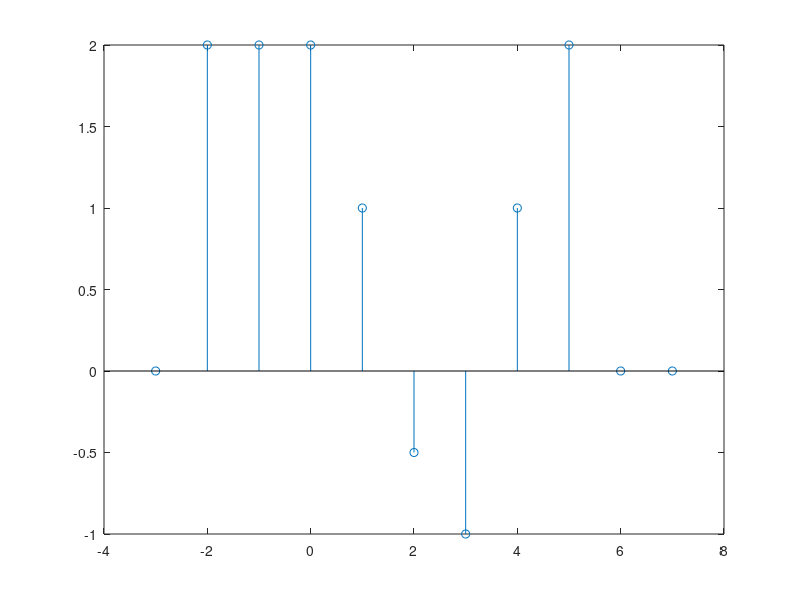

Write the MATLAB code that produced this figure.
clc;
clear all;
close all;
%%
t = -3:1:7;
x = zeros(size(t));
for i = 1:length(t);
    p = 2 - t(i);
    if p == -3
        x(i) = 2;
    elseif p == -2
        x(i) = 1;
    elseif p == -1
        x(i) = -1;
    elseif p == 0
        x(i) = -0.5;
    elseif p == 1
        x(i) = 1;
    elseif p >= 2 && p <= 4
        x(i) = 2;
    end;
end;
stem(t, x);
